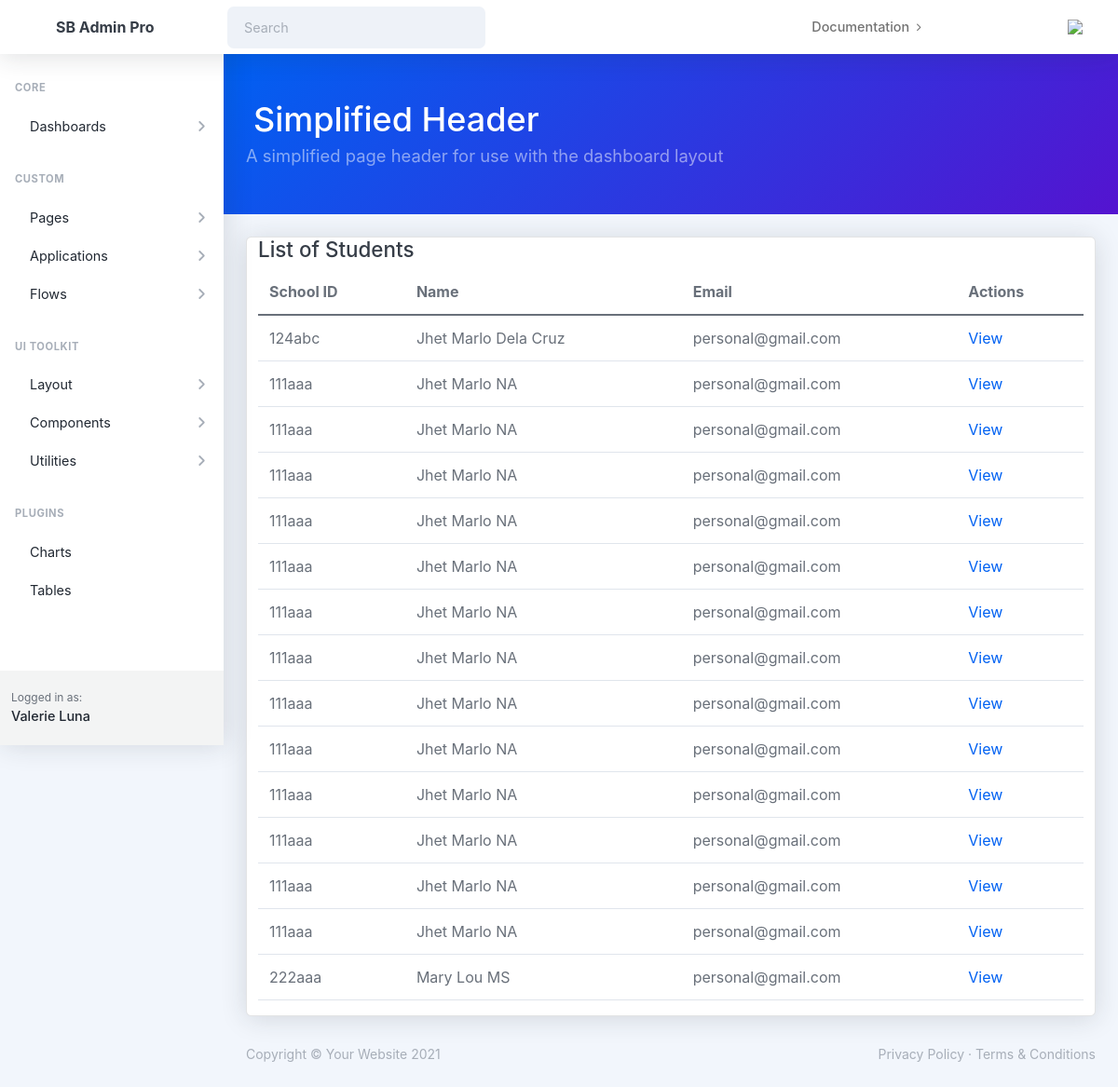
Before: /student/list/ with the older database file.
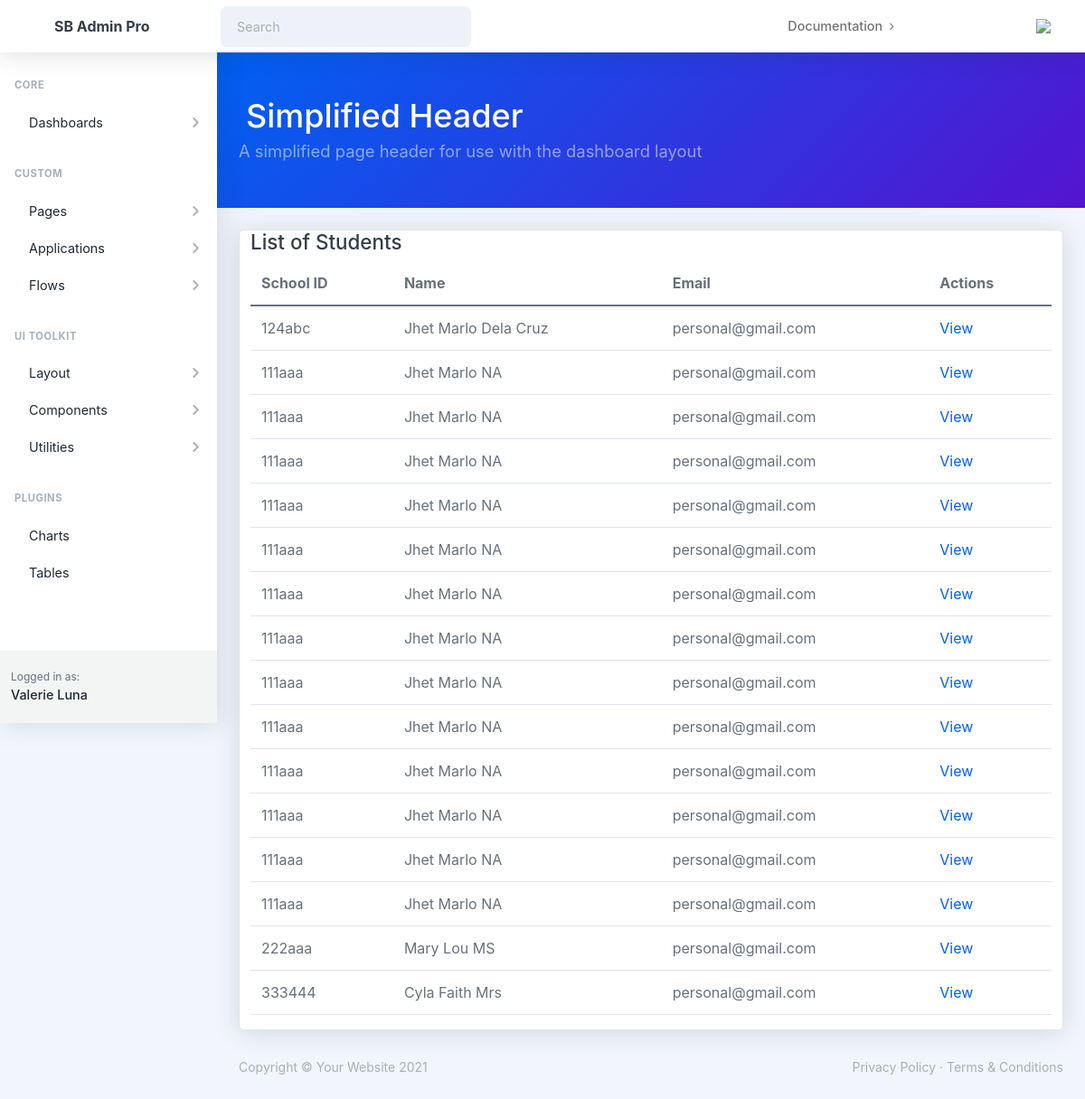
After: the same page with the newer database file.
### student/models.py (models this page shows, shortened)
class Student(models.Model):
    std_sch_id = models.CharField(max_length=50)
    first_name = models.CharField(max_length=100)
    middle_name = models.CharField(max_length=100)
    last_name = models.CharField(max_length=100)
    suffix = models.CharField(max_length=10, blank=True)
    birth_date = models.DateField()
    country_of_birth = models.CharField(max_length=100)
    birth_place = models.CharField(max_length=100)
    nationality = models.CharField(max_length=100)
    CIVIL_STATUS_CHOICES = [
        ('single', 'Single'),
        ('married', 'Married'),
        ('widowed', 'Widowed'),
        ('divorced', 'Divorced'),
        ('separated', 'Separated'),
    ]
    civil_status = models.CharField(max_length=20, choices=CIVIL_STATUS_CHOICES, blank=True)
    SEX_CHOICES = [
        ('male', 'Male'),
        ('female', 'Female'),
    ]
    sex = models.CharField(max_length=10, choices=SEX_CHOICES, blank=True)
    religion = models.CharField(max_length=100)
    mobile_number = models.CharField(max_length=20)
    telephone_number = models.CharField(max_length=20, blank=True)
    personal_email = models.EmailField()
    STATUS_CHOICES = [
        ('active', 'Active'),
        ('inactive', 'Inactive'),
    ]
    status = models.CharField(max_length=8, choices=STATUS_CHOICES, default='active', help_text="Student's account status")

### student/views.py (the view)
# urls.py: path('list/', views.StudentListView.as_view(), name='student-list'),
class StudentListView(ListView):
    model = Student
    template_name = 'student/student-list.html'
    context_object_name = 'students'

### student/templates/student/student-list.html
{% extends 'student/base.html' %}
{% block content %}
<div class="container mt-3 card">
    <h2>List of Students</h2>
    <table class="table table-hover">
        <thead>
            <tr>
                <th>School ID</th>
                <th>Name</th>
                <th>Email</th>
                <th>Actions</th>
            </tr>
        </thead>
            <tbody>
                {% for student in students %}
                <tr>
                    <td>{{ student.std_sch_id }}</td>
                    <td>{{ student.first_name }} {{ student.last_name }}</td>
                    <td>{{ student.personal_email }}</td>
                    <td>
                        <a href="{% url 'student:student-detail' student.pk %}">View</a>
                    </td>
                </tr>
                {% empty %}
                <tr>
                    <td colspan="4">No students found.</td>
                </tr>
                {% endfor %}
            </tbody>
    </table>
</div>
{% endblock %}

Changed rows visible on the page:
added Student: std_sch_id "333444", first_name "Cyla Faith", last_name "Mrs", personal_email "personal@gmail.com"
